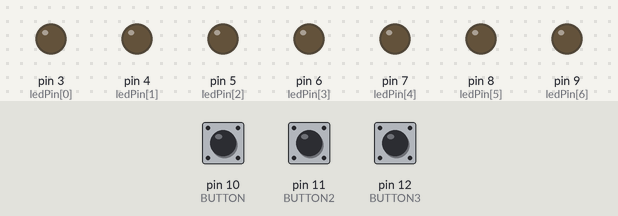
Simulated run of this sketch. Board: Arduino Uno, built with avr-gcc and run on an emulated ATmega328P. Shown: output pins drawn as LEDs (lit = HIGH). Inputs (shaded band) come from the test bench; at power-on: pin 10 (BUTTON) LOW, pin 11 (BUTTON2) LOW, pin 12 (BUTTON3) LOW.

Above: at 1.2 s.
1.3 s: pin 10 (BUTTON) pulled HIGH for 1 s
At 3.2 s:
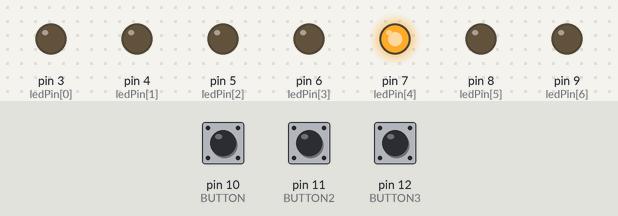
4.3 s: pin 11 (BUTTON2) pulled HIGH for 1 s
At 5.8 s:
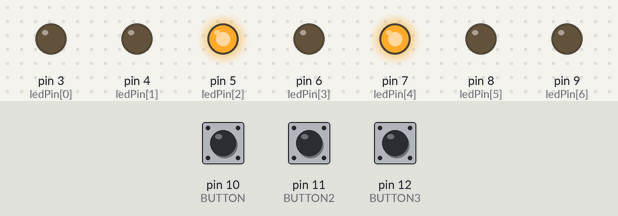
6.8 s: pin 12 (BUTTON3) pulled HIGH for 1 s
At 7.0 s:
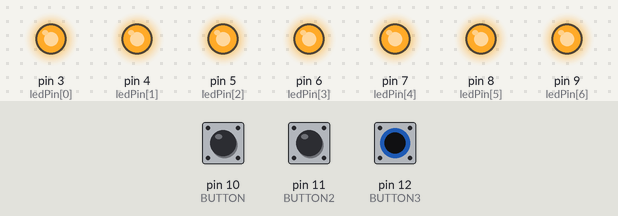
9.8 s: pin 10 (BUTTON) pulled HIGH for 0.15 s
At 10.3 s:
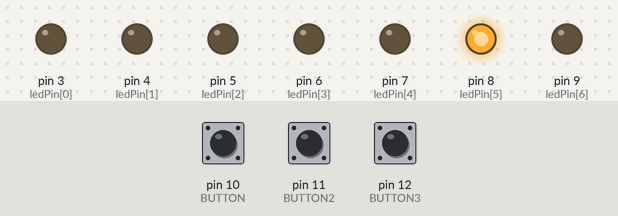
11.5 s: pin 11 (BUTTON2) pulled HIGH for 0.15 s
At 13.0 s:
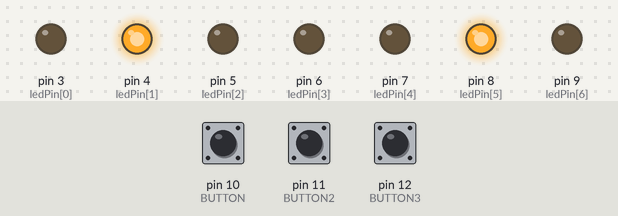
13.5 s: pin 10 (BUTTON) pulled HIGH for 0.15 s
At 14.3 s:
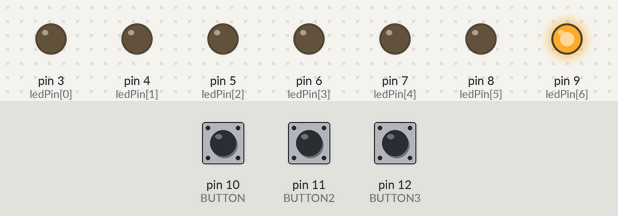
Timing chart, 0 to 16.2 s (numbered marks = the images above; inputs shaded):
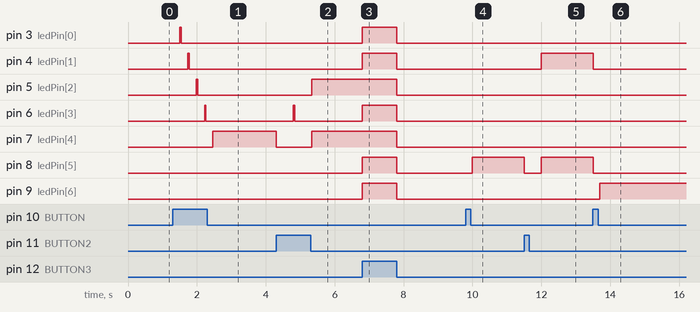

The sketch:

gunsonugelistirme.ino
```cpp
int delayTime = 40;    // A variable to set a delay time between each LED
int currentLED = 0;     // A variable to store which LED we are currently working on
int current2LED= 3;
int current3LED = 3;
int dir = 1;    // A variable to store the direction of travel
int dir2= -1;
long timeChanged = 0;     // A variable to store the last time we changed something
byte ledPin[] = {3,4, 5, 6, 7, 8, 9};      // An array to hold the value for each LED pin
const int BUTTON = 10;
const int BUTTON2 = 11;
const int BUTTON3 = 12;
int val = 0;
int val1=0;
int val2=0;

void setup() {
for (int i=0; i<7; i++) {// Set all pins for OUTPUT
pinMode(ledPin[i], OUTPUT);
}
    // Record the time once the setup has completed
pinMode(BUTTON, INPUT);
pinMode(BUTTON2, INPUT);
pinMode(BUTTON3, INPUT);
timeChanged = millis();
}
void loop() {
  val = digitalRead(BUTTON);
  val1= digitalRead(BUTTON2);
  val2= digitalRead(BUTTON3);
  if (val == HIGH) {
      if ((millis() - timeChanged) > delayTime) {     // Check whether it has been long enough
      for (int i=0; i<7; i++) {    //turn off all of the LEDs
      digitalWrite(ledPin[i], LOW);
      }
      delay(200);
      digitalWrite(ledPin[currentLED], HIGH);    // Light the current LED
      currentLED = currentLED + dir;      // Increase the direction value (up or down)
      if (currentLED == 7) {       // If we are at the end of a row, change direction
      dir = -1;
      }
      if (currentLED == 0) {
      dir = 1;
      }
      timeChanged = millis();     // store the current time as the time we last changed LEDs
      }

    } if(val1 == HIGH) {

      if ((millis() - timeChanged) > delayTime) {     // Check whether it has been long enough
      for (int i=0; i<7; i++) {    //turn off all of the LEDs
      digitalWrite(ledPin[i], LOW);
      }
      delay(500);

      digitalWrite(ledPin[current2LED], HIGH);    // Light the current LED
      digitalWrite(ledPin[current3LED], HIGH);

      current2LED = current2LED + dir;      // Increase the direction value (up or down)
      current3LED = current3LED + dir2;

      if (current2LED ==6) {       // If we are at the end of a row, change direction
      dir = -1;
      }
      if (current2LED == 3 ) {
      dir = 1;
      }
      if(current3LED == 3){
       dir2 = -1;
      }
      if(current3LED == 0){
        dir2 = 1;
      }
      timeChanged = millis();     // store the current time as the time we last changed LEDs
      }

      }

      if(val2 == HIGH) {

      digitalWrite(ledPin[0],HIGH);
      digitalWrite(ledPin[1],HIGH);
      digitalWrite(ledPin[2],HIGH);
      digitalWrite(ledPin[3],HIGH);
      digitalWrite(ledPin[4],HIGH);
      digitalWrite(ledPin[5],HIGH);
      digitalWrite(ledPin[6],HIGH);
      delay(200);
      digitalWrite(ledPin[0],LOW);
      digitalWrite(ledPin[1],LOW);
      digitalWrite(ledPin[2],LOW);
      digitalWrite(ledPin[3],LOW);
      digitalWrite(ledPin[4],LOW);
      digitalWrite(ledPin[5],LOW);
      digitalWrite(ledPin[6],LOW);
      }


}
```

Measured:
- after the input at 1.3 s, pin 3 (ledPin[0]): LOW → HIGH after 0.20 s, → LOW 0.04 s later; pin 4 (ledPin[1]): LOW → HIGH after 0.44 s, → LOW 0.04 s later; pin 5 (ledPin[2]): LOW → HIGH after 0.68 s, → LOW 0.04 s later; pin 6 (ledPin[3]): LOW → HIGH after 0.92 s, → LOW 0.04 s later; pin 7 (ledPin[4]): LOW → HIGH after 1.2 s
- after the input at 4.3 s, pin 5 (ledPin[2]): LOW → HIGH after 1.0 s; pin 6 (ledPin[3]): LOW → HIGH after 0.50 s, → LOW 0.04 s later; pin 7 (ledPin[4]): HIGH → LOW at once, → HIGH 1.0 s later
- after the input at 6.8 s, pin 3 (ledPin[0]), pin 4 (ledPin[1]), pin 6 (ledPin[3]), pin 8 (ledPin[5]), pin 9 (ledPin[6]): LOW → HIGH at once, → LOW 1.0 s later; pin 5 (ledPin[2]), pin 7 (ledPin[4]): HIGH → LOW after 1.0 s
- after the input at 9.8 s, pin 8 (ledPin[5]): LOW → HIGH after 0.20 s
- after the input at 11.5 s, pin 4 (ledPin[1]): LOW → HIGH after 0.50 s; pin 8 (ledPin[5]): HIGH → LOW at once, → HIGH 0.50 s later
- after the input at 13.5 s, pin 4 (ledPin[1]), pin 8 (ledPin[5]): HIGH → LOW at once; pin 9 (ledPin[6]): LOW → HIGH after 0.20 s
